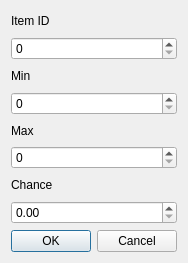
<?xml version="1.0" encoding="UTF-8"?>
<ui version="4.0">
 <class>DropRuleEditDlg</class>
 <widget class="QDialog" name="DropRuleEditDlg">
  <property name="geometry">
   <rect>
    <x>0</x>
    <y>0</y>
    <width>184</width>
    <height>263</height>
   </rect>
  </property>
  <property name="windowTitle">
   <string>Dialog</string>
  </property>
  <layout class="QVBoxLayout" name="verticalLayout">
   <item>
    <widget class="QLabel" name="label">
     <property name="text">
      <string>Item ID</string>
     </property>
    </widget>
   </item>
   <item>
    <widget class="QSpinBox" name="fItem"/>
   </item>
   <item>
    <widget class="QLabel" name="label_2">
     <property name="text">
      <string>Min</string>
     </property>
    </widget>
   </item>
   <item>
    <widget class="QSpinBox" name="fMin"/>
   </item>
   <item>
    <widget class="QLabel" name="label_3">
     <property name="text">
      <string>Max</string>
     </property>
    </widget>
   </item>
   <item>
    <widget class="QSpinBox" name="fMax"/>
   </item>
   <item>
    <widget class="QLabel" name="label_4">
     <property name="text">
      <string>Chance</string>
     </property>
    </widget>
   </item>
   <item>
    <widget class="QDoubleSpinBox" name="fChance">
     <property name="maximum">
      <double>1.000000000000000</double>
     </property>
     <property name="singleStep">
      <double>0.010000000000000</double>
     </property>
    </widget>
   </item>
   <item>
    <widget class="QDialogButtonBox" name="buttonBox">
     <property name="orientation">
      <enum>Qt::Horizontal</enum>
     </property>
     <property name="standardButtons">
      <set>QDialogButtonBox::Cancel|QDialogButtonBox::Ok</set>
     </property>
    </widget>
   </item>
  </layout>
 </widget>
 <resources/>
 <connections>
  <connection>
   <sender>buttonBox</sender>
   <signal>accepted()</signal>
   <receiver>DropRuleEditDlg</receiver>
   <slot>accept()</slot>
   <hints>
    <hint type="sourcelabel">
     <x>248</x>
     <y>254</y>
    </hint>
    <hint type="destinationlabel">
     <x>157</x>
     <y>274</y>
    </hint>
   </hints>
  </connection>
  <connection>
   <sender>buttonBox</sender>
   <signal>rejected()</signal>
   <receiver>DropRuleEditDlg</receiver>
   <slot>reject()</slot>
   <hints>
    <hint type="sourcelabel">
     <x>316</x>
     <y>260</y>
    </hint>
    <hint type="destinationlabel">
     <x>286</x>
     <y>274</y>
    </hint>
   </hints>
  </connection>
 </connections>
</ui>
